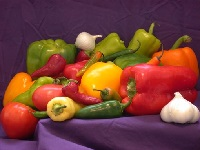
#> input picture 2_Bildbearbeitung/ü3/data/normal.jpg, 200 x 150 px
$ python l3b.py
#> lines starting #> are read from the running program, lines starting #| are printed output that depends on the picture
import numpy as np
import cv2

''' Einlesen des Bildes '''
img = cv2.imread("data/normal.jpg")
#> img is the input picture: shape (150, 200, 3); mean B, G, R 57.7, 66.6, 121
rows, cols, channels = img.shape
#> rows = 150; cols = 200; channels = 3


''' Transformation t1: Implementierung mit OpenCV  '''

t_1 = np.float32(
    [
        [ np.cos(np.pi / 4), np.sin(np.pi / 4), 0],
        [-np.sin(np.pi / 4), np.cos(np.pi / 4), 0]]
)
dst = cv2.warpAffine(img, t_1, (cols, rows))
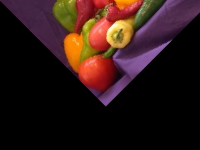
#> dst: shape (150, 200, 3); mean B, G, R 22.2, 24.7, 45.7
cv2.imshow('img',dst)
cv2.waitKey(0)

''' Transformation t2: Implementierung ohne CV2  '''
c1, c2, c3, c4 = np.cos(np.pi / 4), np.sin(np.pi / 4), -np.sin(np.pi / 4), np.cos(np.pi / 4)
c_y, c_x = rows / 2, cols / 2
#> c_y = 75; c_x = 100


def new_pos(x, y):
    new_x = round(c1 * (x - c_x) + c2 * (y - c_y) + c_x)
    new_y = round(c3 * (x - c_x) + c4 * (y - c_y) + c_y)
    return new_x, new_y


def old_pos(new_x, new_y):
    x = (new_x/c1) - (c_x / c1) + c_x - c3 * c2 * c_x / (c4 * c1) - (c2 * new_y / (c1 * c4)) + (c_y * c2 / (c1 * c4))
    x = x / (1 - c3*c2/(c4*c1))
    y = c_y + (new_y - (c3 * (x - c_x)) - c_y) / c4
    x = round(x)
    y = round(y)
    return x, y


# Forwardmapping
new_img = np.zeros_like(img)
for x in range(cols):
    for y in range(rows):
        new_x, new_y = new_pos(x, y)
        # Überstpringen, wenn ausserhalb des Bildes
        if not 0 <= new_x < cols or not 0 <= new_y < rows:
            continue
        new_img[new_y, new_x] = img[y, x]
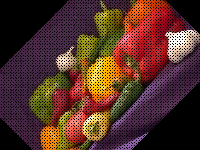
#> new_img: shape (150, 200, 3); mean B, G, R 37.6, 48.1, 84.4
cv2.imshow('img', new_img)
cv2.waitKey(0)

# Backwardmapping
new_img = np.zeros_like(img)
for x in range(cols):
    for y in range(rows):
        old_x, old_y = old_pos(x, y)
        # Überstpringen, wenn ausserhalb des Bildes
        if not 0 <= old_x < cols or not 0 <= old_y < rows:
            continue
        new_img[y, x] = img[old_y, old_x]
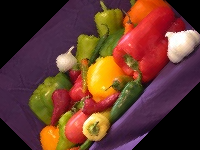
#> new_img: shape (150, 200, 3); mean B, G, R 45.4, 58, 101.8
cv2.imshow('img', new_img)
cv2.waitKey(0)

''' Transformation t3: Implementierung ohne CV2  '''
c1, c2, c3, c4 = 1, 0.8, 0, 1
c_y, c_x = rows / 2, cols / 2


def new_pos(x, y):
    new_x = round(c1 * (x - c_x) + c2 * (y - c_y) + c_x)
    new_y = round(c3 * (x - c_x) + c4 * (y - c_y) + c_y)
    return new_x, new_y


def old_pos(new_x, new_y):
    x = (new_x/c1) - (c_x / c1) + c_x - c3 * c2 * c_x / (c4 * c1) - (c2 * new_y / (c1 * c4)) + (c_y * c2 / (c1 * c4))
    x = x / (1 - c3*c2/(c4*c1))
    y = c_y + (new_y - (c3 * (x - c_x)) - c_y) / c4
    x = round(x)
    y = round(y)
    return x, y


# Forwardmapping
new_img = np.zeros_like(img)
for x in range(cols):
    for y in range(rows):
        new_x, new_y = new_pos(x, y)
        # Überstpringen, wenn ausserhalb des Bildes
        if not 0 <= new_x < cols or not 0 <= new_y < rows:
            continue
        new_img[new_y, new_x] = img[y, x]
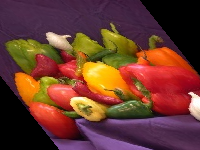
#> new_img: shape (150, 200, 3); mean B, G, R 46, 58.5, 108
cv2.imshow('img', new_img)
cv2.waitKey(0)

# Backwardmapping
new_img = np.zeros_like(img)
for x in range(cols):
    for y in range(rows):
        old_x, old_y = old_pos(x, y)
        # Überstpringen, wenn ausserhalb des Bildes
        if not 0 <= old_x < cols or not 0 <= old_y < rows:
            continue
        new_img[y, x] = img[old_y, old_x]
cv2.imshow('img', new_img)
cv2.waitKey(0)

$ run again, with 2_Bildbearbeitung/ü3/data/center-rotated.jpg copied over 2_Bildbearbeitung/ü3/data/normal.jpg
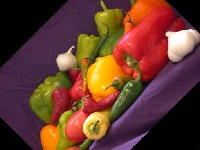
#> input picture 2_Bildbearbeitung/ü3/data/center-rotated.jpg, 200 x 150 px
#> img is the input picture: shape (150, 200, 3); mean B, G, R 45.5, 58.1, 101.7
#> after the loop `for x in range(cols):`:
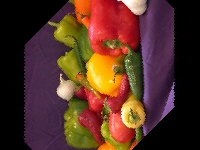
#> new_img: shape (150, 200, 3); mean B, G, R 37.6, 49.6, 85.6
#> after the loop `for x in range(cols):`:
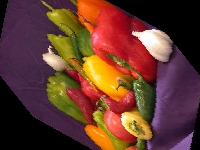
#> new_img: shape (150, 200, 3); mean B, G, R 45.1, 57.8, 101.3

$ run again, with 2_Bildbearbeitung/ü3/data/shear.jpg copied over 2_Bildbearbeitung/ü3/data/normal.jpg
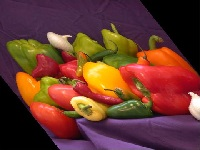
#> input picture 2_Bildbearbeitung/ü3/data/shear.jpg, 200 x 150 px
#> img is the input picture: shape (150, 200, 3); mean B, G, R 46.2, 58.4, 107.4
#> after the loop `for x in range(cols):`:
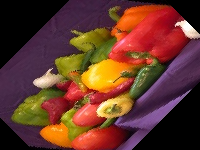
#> new_img: shape (150, 200, 3); mean B, G, R 42.5, 56.3, 103.5
#> after the loop `for x in range(cols):`:
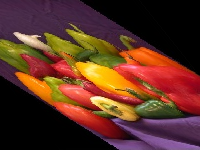
#> new_img: shape (150, 200, 3); mean B, G, R 35.3, 50.6, 94
